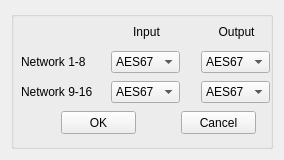
<?xml version="1.0" encoding="UTF-8"?>
<ui version="4.0">
 <class>CfgSettingNetworkStreamModeSelect</class>
 <widget class="QWidget" name="CfgSettingNetworkStreamModeSelect">
  <property name="geometry">
   <rect>
    <x>0</x>
    <y>0</y>
    <width>284</width>
    <height>160</height>
   </rect>
  </property>
  <property name="windowTitle">
   <string>Form</string>
  </property>
  <layout class="QHBoxLayout" name="horizontalLayout">
   <item>
    <widget class="QGroupBox" name="groupBox">
     <property name="title">
      <string/>
     </property>
     <widget class="QPushButton" name="pushButton_cancel">
      <property name="geometry">
       <rect>
        <x>170</x>
        <y>100</y>
        <width>75</width>
        <height>23</height>
       </rect>
      </property>
      <property name="text">
       <string>Cancel</string>
      </property>
     </widget>
     <widget class="QLabel" name="label_4">
      <property name="geometry">
       <rect>
        <x>190</x>
        <y>10</y>
        <width>71</width>
        <height>21</height>
       </rect>
      </property>
      <property name="text">
       <string>Output</string>
      </property>
      <property name="alignment">
       <set>Qt::AlignCenter</set>
      </property>
     </widget>
     <widget class="QLabel" name="label">
      <property name="geometry">
       <rect>
        <x>10</x>
        <y>40</y>
        <width>71</width>
        <height>21</height>
       </rect>
      </property>
      <property name="text">
       <string>Network 1-8</string>
      </property>
     </widget>
     <widget class="QComboBox" name="output1_8">
      <property name="geometry">
       <rect>
        <x>190</x>
        <y>40</y>
        <width>69</width>
        <height>22</height>
       </rect>
      </property>
      <item>
       <property name="text">
        <string>AES67</string>
       </property>
      </item>
      <item>
       <property name="text">
        <string>Dante</string>
       </property>
      </item>
     </widget>
     <widget class="QLabel" name="label_2">
      <property name="geometry">
       <rect>
        <x>10</x>
        <y>70</y>
        <width>81</width>
        <height>21</height>
       </rect>
      </property>
      <property name="text">
       <string>Network 9-16</string>
      </property>
     </widget>
     <widget class="QComboBox" name="output9_16">
      <property name="geometry">
       <rect>
        <x>190</x>
        <y>70</y>
        <width>69</width>
        <height>22</height>
       </rect>
      </property>
      <item>
       <property name="text">
        <string>AES67</string>
       </property>
      </item>
      <item>
       <property name="text">
        <string>Dante</string>
       </property>
      </item>
     </widget>
     <widget class="QPushButton" name="pushButton_ok">
      <property name="geometry">
       <rect>
        <x>50</x>
        <y>100</y>
        <width>75</width>
        <height>23</height>
       </rect>
      </property>
      <property name="text">
       <string>OK</string>
      </property>
     </widget>
     <widget class="QLabel" name="label_3">
      <property name="geometry">
       <rect>
        <x>100</x>
        <y>10</y>
        <width>71</width>
        <height>21</height>
       </rect>
      </property>
      <property name="text">
       <string>Input</string>
      </property>
      <property name="alignment">
       <set>Qt::AlignCenter</set>
      </property>
     </widget>
     <widget class="QComboBox" name="input1_8">
      <property name="geometry">
       <rect>
        <x>100</x>
        <y>40</y>
        <width>69</width>
        <height>22</height>
       </rect>
      </property>
      <item>
       <property name="text">
        <string>AES67</string>
       </property>
      </item>
      <item>
       <property name="text">
        <string>Dante</string>
       </property>
      </item>
     </widget>
     <widget class="QComboBox" name="input9_16">
      <property name="geometry">
       <rect>
        <x>100</x>
        <y>70</y>
        <width>69</width>
        <height>22</height>
       </rect>
      </property>
      <item>
       <property name="text">
        <string>AES67</string>
       </property>
      </item>
      <item>
       <property name="text">
        <string>Dante</string>
       </property>
      </item>
     </widget>
    </widget>
   </item>
  </layout>
 </widget>
 <resources/>
 <connections/>
</ui>
